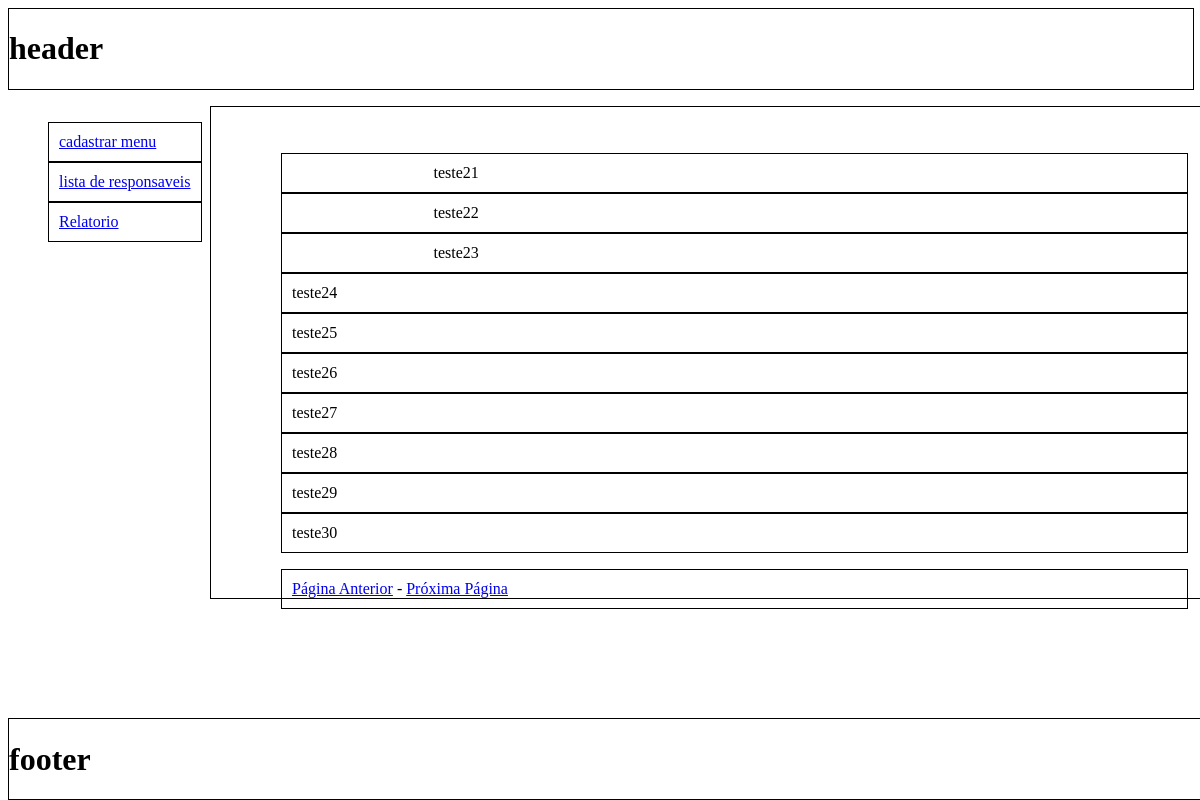
/admin/html/layout.php?page=lista&pagina=3, run on the app's committed database.
### tables this page shows
CREATE TABLE `ResponsavelIdoso` (
  `Id` int(11) NOT NULL AUTO_INCREMENT,
  `ResponsavelCPF` varchar(11) NOT NULL,
  `ResponsavelNome` varchar(60) NOT NULL,
  `ResponsavelEmail` varchar(50) NOT NULL,
  `ResponsavelTelefone` varchar(9) NOT NULL,
  `ResponsavelDDD` varchar(3) NOT NULL,
  `IdosoCPF` varchar(11) NOT NULL,
  `IdosoNome` varchar(60) NOT NULL,
  PRIMARY KEY (`Id`),
  UNIQUE KEY `ResponsavelCPF_UNIQUE` (`ResponsavelCPF`),
  UNIQUE KEY `IdosoCPF_UNIQUE` (`IdosoCPF`)
);

### admin/libs/conexao/db.php (called while the page is built)
<?php
function ConexaoBD($host, $user, $pass, $banco, $sql)
{
	if (strlen($host) == 0 || $host == "*" || !is_string($host)) {
		die("Por favor informar o host");
	}
	elseif (strlen($user) == 0 || $user == "*" || !is_string($user)) {
		die("Por favor informar o usuario");
	}
	elseif (strlen($pass) == 0 || $pass == "*" || !is_string($pass)) {
		die("Por favor informar o password");
	}
	elseif (strlen($banco) == 0 || $banco == "*" || !is_string($banco)) {
		die("Por favor informar o banco de dados");
	}
	elseif (strlen($sql) == 0 || $sql == "*" || !is_string($sql)) {
		die("Por favor informar a sql");
	}
	else{
		$conexao = mysqli_connect($host, $user, $pass, $banco) or die(mysqli_error());
		if (!$resultado = mysqli_query($conexao, $sql)) {
			printf("<br>MYSQL Errormessage: %s\n", mysqli_error($conexao));
		}
		return $resultado;
	}
}

### admin/libs/crud/visListaResp.php (called while the page is built)
<?php
require_once('/var/www/12HD/admin/libs/conexao/db.php');
function VisualizaResponsaveis($limite="")
{
	$sql = "SELECT * FROM ResponsavelIdoso ".$limite;
	$funcao = ConexaoBD("localhost", "root", "123456", "MelhorIdadeSA", $sql);
	if (mysqli_num_rows($funcao) > 0) {
		return $funcao;
	} else {
	    echo "0 Resultado";
	}
}

### admin/html/pages/lista.php (the view)
<?php
	require_once $_SERVER["DOCUMENT_ROOT"]."/12HD/admin/libs/crud/visListaResp.php";
  	$pagina=isset($_GET['pagina'])?$_GET['pagina']:false;
	if (!$pagina) {
		$pagAtual = "1";
	} else {
		$pagAtual = $pagina;
	}
	$inicio = $pagAtual - 1;
	$inicio = $inicio * 10;
	$limite = "LIMIT $inicio, 10;";
	$totalRegistros = mysqli_num_rows(VisualizaResponsaveis());
	$totalPaginas = $totalRegistros/10;
	$row = VisualizaResponsaveis($limite);
	$pagAnterior = $pagAtual - 1;
	$pagSeguinte = $pagAtual + 1;
?>
<div class="content">
	<ul class="responsaveis lista">
		<?php foreach($row as $valor):?>
			<li><?php echo $valor['ResponsavelNome']?></li>
		<?php endforeach;?>
	</ul>
	<ul class="responsaveis lista">
		<li>
		<?php
			if ($pagAtual>1)
				echo "<a href='?page=lista&pagina=$pagAnterior'> Página Anterior</a>";
			if ($pagAtual<$totalPaginas && $pagAtual>1)
				echo " - ";
			if ($pagAtual<$totalPaginas)
				echo "<a href='?page=lista&pagina=$pagSeguinte'> Próxima Página</a>";
		?>
		</li>
	</ul>
</div>

### admin/html/css/admin.css (style rules this page uses)
li { list-style: none; border: 1px solid; padding: 10px; }
li a { width:100%; }
.content { width: 80%; border: 1px solid; left: 202px; position: relative; margin-top: 16px; height: 55%; padding: 30px; }

### data on the page
responsavelidoso: ResponsavelNome "teste21"
responsavelidoso: ResponsavelNome "teste22"
responsavelidoso: ResponsavelNome "teste23"
responsavelidoso: ResponsavelNome "teste24"
responsavelidoso: ResponsavelNome "teste25"
responsavelidoso: ResponsavelNome "teste26"
responsavelidoso: ResponsavelNome "teste27"
responsavelidoso: ResponsavelNome "teste28"
responsavelidoso: ResponsavelNome "teste29"
responsavelidoso: ResponsavelNome "teste30"
